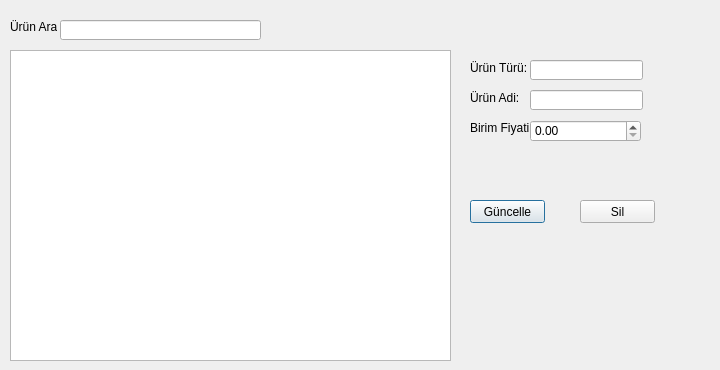
<?xml version="1.0" encoding="UTF-8"?>
<ui version="4.0">
 <class>urunguncelleme</class>
 <widget class="QDialog" name="urunguncelleme">
  <property name="geometry">
   <rect>
    <x>0</x>
    <y>0</y>
    <width>720</width>
    <height>370</height>
   </rect>
  </property>
  <property name="windowTitle">
   <string>Bisküvi Ürün Güncelleme</string>
  </property>
  <widget class="QLabel" name="label">
   <property name="geometry">
    <rect>
     <x>10</x>
     <y>20</y>
     <width>47</width>
     <height>13</height>
    </rect>
   </property>
   <property name="text">
    <string>Ürün Ara:</string>
   </property>
  </widget>
  <widget class="QLineEdit" name="uAraTxt">
   <property name="geometry">
    <rect>
     <x>60</x>
     <y>20</y>
     <width>201</width>
     <height>20</height>
    </rect>
   </property>
  </widget>
  <widget class="QTableWidget" name="tableWidget">
   <property name="geometry">
    <rect>
     <x>10</x>
     <y>50</y>
     <width>441</width>
     <height>311</height>
    </rect>
   </property>
  </widget>
  <widget class="QPushButton" name="guncelleBtn">
   <property name="geometry">
    <rect>
     <x>470</x>
     <y>200</y>
     <width>75</width>
     <height>23</height>
    </rect>
   </property>
   <property name="text">
    <string>Güncelle</string>
   </property>
  </widget>
  <widget class="QPushButton" name="silBtn">
   <property name="geometry">
    <rect>
     <x>580</x>
     <y>200</y>
     <width>75</width>
     <height>23</height>
    </rect>
   </property>
   <property name="text">
    <string>Sil</string>
   </property>
  </widget>
  <widget class="QLabel" name="label_2">
   <property name="geometry">
    <rect>
     <x>470</x>
     <y>60</y>
     <width>61</width>
     <height>16</height>
    </rect>
   </property>
   <property name="text">
    <string>Ürün Türü:</string>
   </property>
  </widget>
  <widget class="QLabel" name="label_3">
   <property name="geometry">
    <rect>
     <x>470</x>
     <y>90</y>
     <width>61</width>
     <height>16</height>
    </rect>
   </property>
   <property name="text">
    <string>Ürün Adi:</string>
   </property>
  </widget>
  <widget class="QLabel" name="label_4">
   <property name="geometry">
    <rect>
     <x>470</x>
     <y>120</y>
     <width>61</width>
     <height>16</height>
    </rect>
   </property>
   <property name="text">
    <string>Birim Fiyati:</string>
   </property>
  </widget>
  <widget class="QLineEdit" name="UTtxt">
   <property name="geometry">
    <rect>
     <x>530</x>
     <y>60</y>
     <width>113</width>
     <height>20</height>
    </rect>
   </property>
  </widget>
  <widget class="QLineEdit" name="UAdtxt">
   <property name="geometry">
    <rect>
     <x>530</x>
     <y>90</y>
     <width>113</width>
     <height>20</height>
    </rect>
   </property>
  </widget>
  <widget class="QDoubleSpinBox" name="bFiyatdsb">
   <property name="geometry">
    <rect>
     <x>530</x>
     <y>120</y>
     <width>111</width>
     <height>22</height>
    </rect>
   </property>
   <property name="font">
    <font>
     <stylestrategy>PreferDefault</stylestrategy>
     <kerning>true</kerning>
    </font>
   </property>
   <property name="specialValueText">
    <string/>
   </property>
   <property name="correctionMode">
    <enum>QAbstractSpinBox::CorrectToNearestValue</enum>
   </property>
   <property name="decimals">
    <number>2</number>
   </property>
  </widget>
 </widget>
 <resources/>
 <connections/>
</ui>
